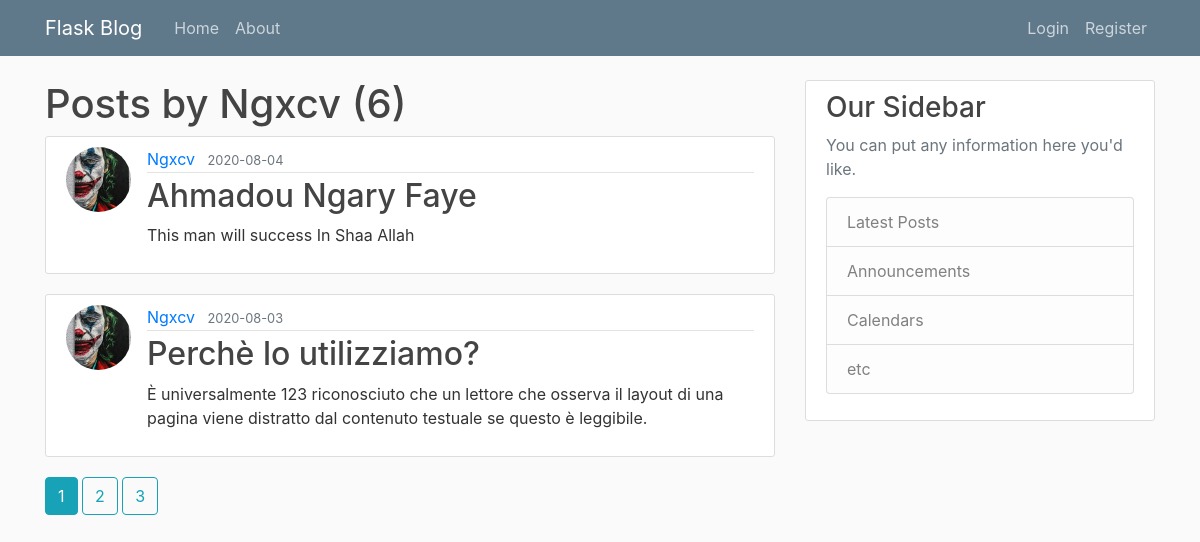
/user/Ngxcv, run on the app's committed database.
### flaskblog/models.py (models this page shows, shortened)
class User(db.Model, UserMixin):
    id = db.Column(db.Integer, primary_key=True)
    username = db.Column(db.String(20), nullable=False, unique=True)
    email = db.Column(db.String(120), nullable=False, unique=True)
    image_file = db.Column(db.String(20), nullable=False, default='default.jpg')
    password = db.Column(db.String(60), nullable=False)
    posts = db.relationship('Post', backref='author', lazy=True)

class Post(db.Model):
    id = db.Column(db.Integer, primary_key=True)
    title = db.Column(db.String(100), nullable=False)
    date_posted = db.Column(db.DateTime, nullable=False, default=datetime.utcnow)
    content = db.Column(db.Text, nullable=False)
    user_id = db.Column(db.Integer, db.ForeignKey('user.id'), nullable=False)

### flaskblog/users/routes.py (the view)
@users.route('/user/<string:username>')
def user_posts(username):
    page = request.args.get('page', 1, type=int)
    user = User.query.filter_by(username=username).first_or_404()
    posts = Post.query \
        .filter_by(author=user) \
        .order_by(Post.date_posted.desc()) \
        .paginate(page=page, per_page=2)
    return render_template('user_posts.html', posts=posts, user=user)

### flaskblog/templates/user_posts.html
{% extends "layout.html" %}
{% block content %}
    <h1 class="mb-">Posts by {{ user.username }} ({{ posts.total }})</h1>
    {% for post in posts.items %}
        <article class="media content-section">
            <img src="{{ url_for('static', filename='profil_pics/' + post.author.image_file) }}" class="rounded-circle article-img" alt="">
            <div class="media-body">
                    <div class="article-metadata">
                      <a class="mr-2" href="{{ url_for('users.user_posts', username=post.author.username) }}">{{ post.author.username }}</a>
                      <small class="text-muted">{{ post.date_posted.strftime('%Y-%m-%d') }}</small>
                </div>
                <h2><a class="article-title" href="{{ url_for('posts.post', post_id=post.id) }}">{{ post.title }}</a></h2>
                <p class="article-content">{{ post.content }}</p>
            </div>
        </article>
    {% endfor %}
    {% for page_num in posts.iter_pages(left_edge=1, right_edge=1, left_current=1, right_current=2) %}
        {% if page_num %}
            {% if posts.page == page_num %}
                <a class="btn btn-info mb-4" href="{{ url_for('users.user_posts', username=user.username, page=page_num) }}"> {{ page_num }}</a>
            {% else %}
                <a class="btn btn-outline-info mb-4" href="{{ url_for('users.user_posts', username=user.username, page=page_num) }}"> {{ page_num }}</a>
            {% endif %}
        {% else %}
            ...
        {% endif %}
    {% endfor %}
{% endblock content %}

### flaskblog/static/main.css (style rules this page uses)
body { background: #fafafa; color: #333333; margin-top: 5rem; }
h1, h2, h3, h4, h5, h6 { color: #444444; }
.content-section { background: #ffffff; padding: 10px 20px; border: 1px solid #dddddd; border-radius: 3px; margin-bottom: 20px; }
.article-title { color: #444444; }
.article-content { white-space: pre-line; }
.article-img { height: 65px; width: 65px; margin-right: 16px; }
.article-metadata { padding-bottom: 1px; margin-bottom: 4px; border-bottom: 1px solid #e3e3e3 }

### data on the page
User: username "Ngxcv"
Post: image_file (picture), author.username "Ngxcv", date_posted "2020-08-04", title "Ahmadou Ngary Faye", content "This man will success In Shaa Allah"
Post: image_file (picture), author.username "Ngxcv", date_posted "2020-08-03", title "Perchè lo utilizziamo?", content "È universalmente 123 riconosciuto che un lettore che osserva il layout di una pagina viene distratto dal contenuto testuale se questo è leggibile."

### other printed values
{{ posts.total }} "6"
{{ page_num }} "1"
{{ page_num }} "2" "3"
